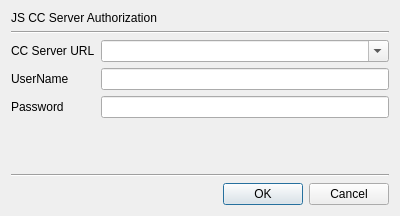
<?xml version="1.0" encoding="UTF-8"?>
<ui version="4.0">
 <class>LoginDlg</class>
 <widget class="QDialog" name="LoginDlg">
  <property name="geometry">
   <rect>
    <x>0</x>
    <y>0</y>
    <width>400</width>
    <height>216</height>
   </rect>
  </property>
  <property name="windowTitle">
   <string>Login dialog</string>
  </property>
  <layout class="QGridLayout" name="gridLayout">
   <item row="3" column="0">
    <widget class="QLabel" name="label_2">
     <property name="text">
      <string>UserName</string>
     </property>
    </widget>
   </item>
   <item row="2" column="0">
    <widget class="QLabel" name="label">
     <property name="text">
      <string>CC Server URL</string>
     </property>
    </widget>
   </item>
   <item row="1" column="0" colspan="2">
    <widget class="Line" name="line">
     <property name="orientation">
      <enum>Qt::Horizontal</enum>
     </property>
    </widget>
   </item>
   <item row="4" column="1">
    <widget class="QLineEdit" name="mPasswordText"/>
   </item>
   <item row="4" column="0">
    <widget class="QLabel" name="label_3">
     <property name="text">
      <string>Password</string>
     </property>
    </widget>
   </item>
   <item row="2" column="1">
    <widget class="QComboBox" name="mServerURLCombo">
     <property name="editable">
      <bool>true</bool>
     </property>
    </widget>
   </item>
   <item row="5" column="1">
    <spacer name="verticalSpacer">
     <property name="orientation">
      <enum>Qt::Vertical</enum>
     </property>
     <property name="sizeHint" stdset="0">
      <size>
       <width>20</width>
       <height>40</height>
      </size>
     </property>
    </spacer>
   </item>
   <item row="3" column="1">
    <widget class="QLineEdit" name="mUserNameText"/>
   </item>
   <item row="7" column="1">
    <widget class="QDialogButtonBox" name="buttonBox">
     <property name="orientation">
      <enum>Qt::Horizontal</enum>
     </property>
     <property name="standardButtons">
      <set>QDialogButtonBox::Cancel|QDialogButtonBox::Ok</set>
     </property>
    </widget>
   </item>
   <item row="0" column="0" colspan="2">
    <widget class="QLabel" name="label_4">
     <property name="text">
      <string>JS CC Server Authorization</string>
     </property>
    </widget>
   </item>
   <item row="6" column="0" colspan="2">
    <widget class="Line" name="line_2">
     <property name="orientation">
      <enum>Qt::Horizontal</enum>
     </property>
    </widget>
   </item>
  </layout>
 </widget>
 <tabstops>
  <tabstop>mServerURLCombo</tabstop>
  <tabstop>mUserNameText</tabstop>
  <tabstop>mPasswordText</tabstop>
 </tabstops>
 <resources/>
 <connections>
  <connection>
   <sender>buttonBox</sender>
   <signal>accepted()</signal>
   <receiver>LoginDlg</receiver>
   <slot>accept()</slot>
   <hints>
    <hint type="sourcelabel">
     <x>248</x>
     <y>254</y>
    </hint>
    <hint type="destinationlabel">
     <x>157</x>
     <y>274</y>
    </hint>
   </hints>
  </connection>
  <connection>
   <sender>buttonBox</sender>
   <signal>rejected()</signal>
   <receiver>LoginDlg</receiver>
   <slot>reject()</slot>
   <hints>
    <hint type="sourcelabel">
     <x>316</x>
     <y>260</y>
    </hint>
    <hint type="destinationlabel">
     <x>286</x>
     <y>274</y>
    </hint>
   </hints>
  </connection>
 </connections>
</ui>
